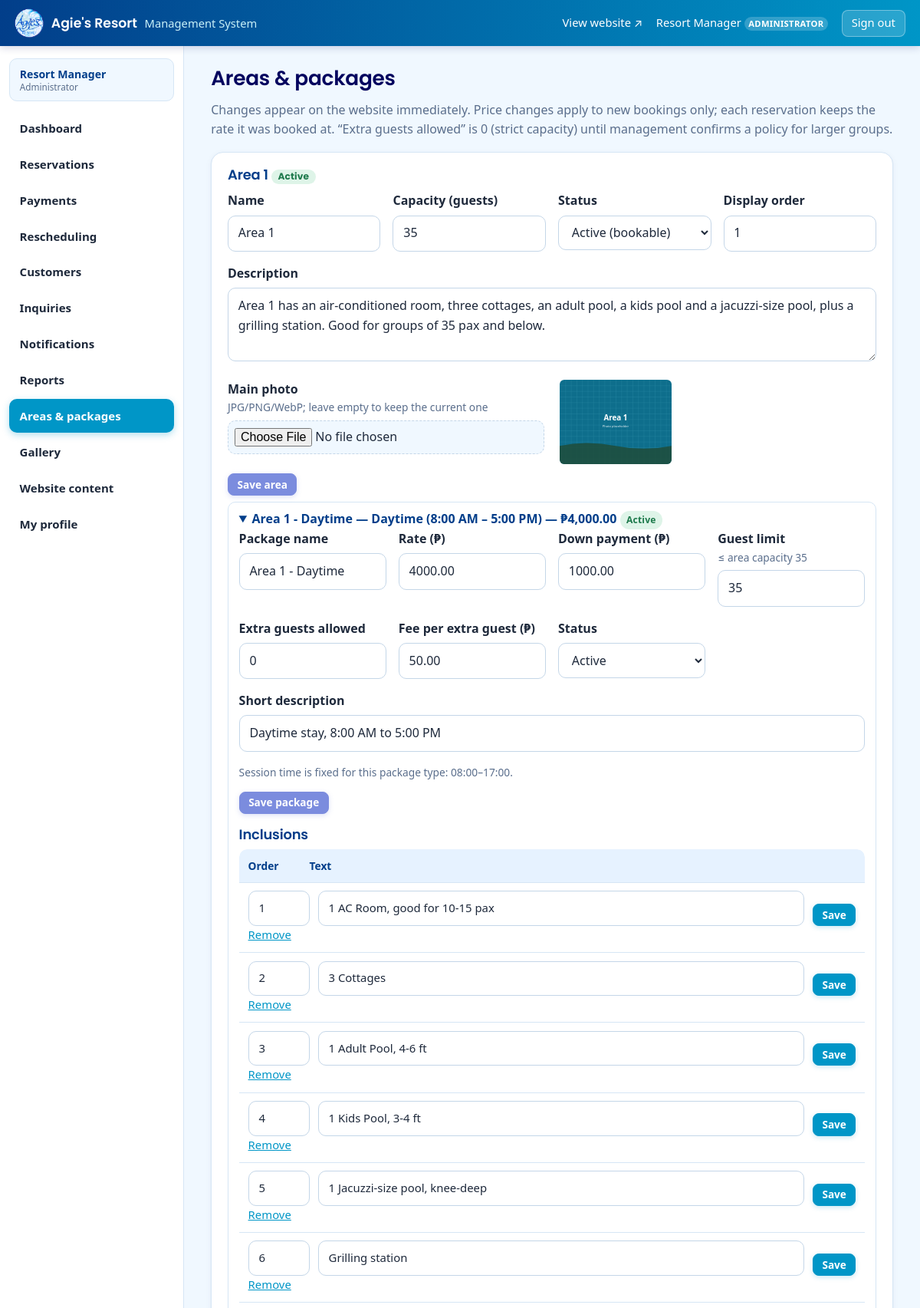
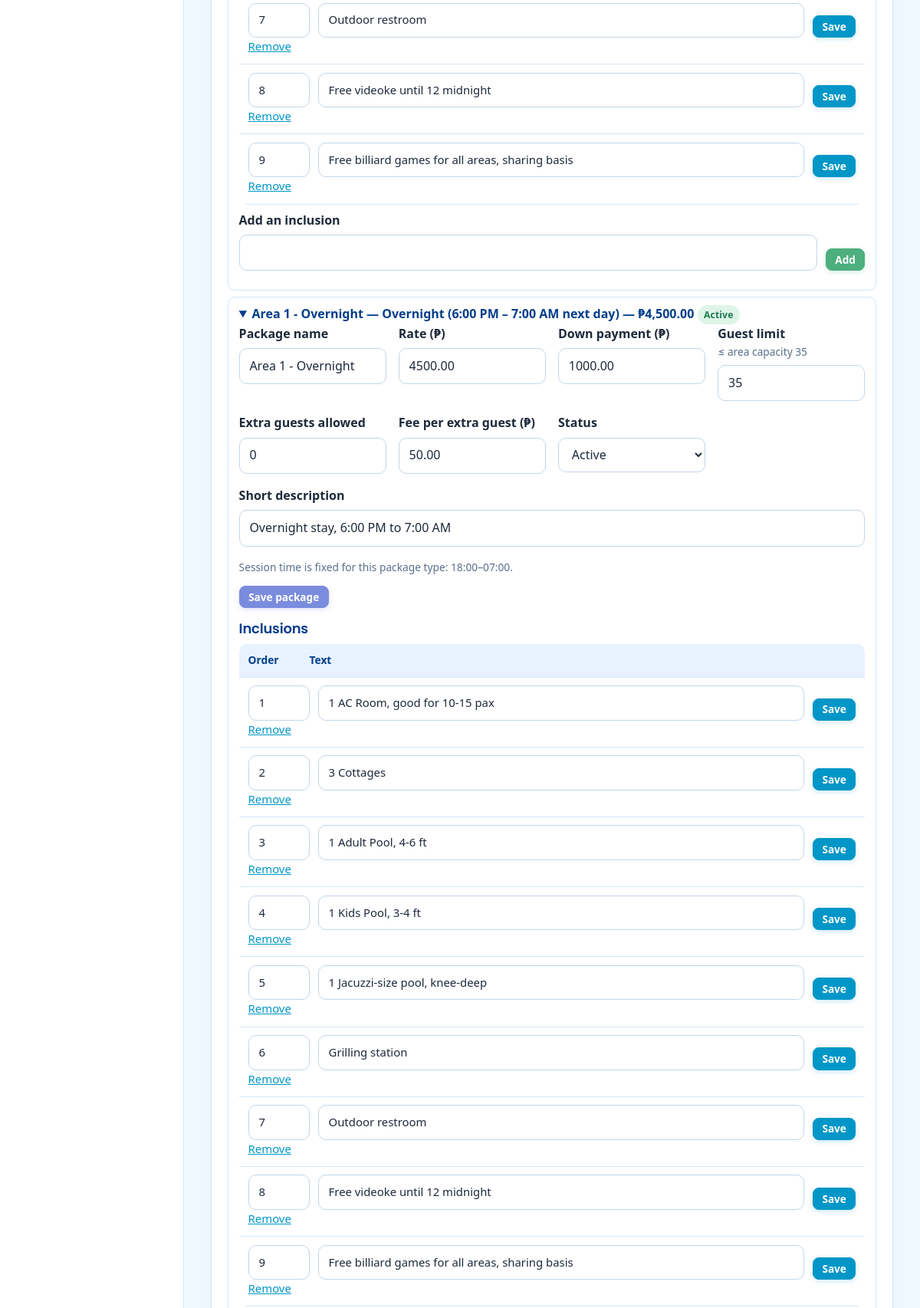
The page /admin/areas.php (signed in, upper part) on the database its author committed (2 pictures, top to bottom).
### tables this page shows
CREATE TABLE `resort_areas` (
  `area_id` int(10) UNSIGNED NOT NULL AUTO_INCREMENT,
  `area_code` varchar(20) NOT NULL,
  `area_name` varchar(80) NOT NULL,
  `description` text DEFAULT NULL,
  `capacity` smallint(5) UNSIGNED NOT NULL DEFAULT 30,
  `main_image` varchar(255) DEFAULT NULL,
  `status` enum('ACTIVE','INACTIVE') NOT NULL DEFAULT 'ACTIVE',
  `sort_order` smallint(6) NOT NULL DEFAULT 0,
  `created_at` timestamp NOT NULL DEFAULT current_timestamp(),
  `updated_at` timestamp NOT NULL DEFAULT current_timestamp() ON UPDATE current_timestamp(),
  PRIMARY KEY (`area_id`),
  UNIQUE KEY `uq_area_code` (`area_code`),
  UNIQUE KEY `uq_area_name` (`area_name`),
  CONSTRAINT `chk_area_capacity` CHECK (`capacity` > 0)
);

CREATE TABLE `packages` (
  `package_id` int(10) UNSIGNED NOT NULL AUTO_INCREMENT,
  `area_id` int(10) UNSIGNED NOT NULL,
  `package_name` varchar(120) NOT NULL,
  `booking_type` enum('DAYTIME','OVERNIGHT') NOT NULL,
  `rate` decimal(10,2) NOT NULL,
  `max_guests` smallint(5) UNSIGNED NOT NULL,
  `additional_guest_fee` decimal(10,2) NOT NULL DEFAULT 50.00,
  `max_extra_guests` smallint(5) UNSIGNED NOT NULL DEFAULT 0 COMMENT 'Extra guests allowed above max_guests (0 = strict capacity). Set only after management confirms.',
  `down_payment` decimal(10,2) NOT NULL DEFAULT 1000.00,
  `start_time` time NOT NULL,
  `end_time` time NOT NULL,
  `description` varchar(255) DEFAULT NULL,
  `image` varchar(255) DEFAULT NULL,
  `status` enum('ACTIVE','INACTIVE') NOT NULL DEFAULT 'ACTIVE',
  `sort_order` smallint(6) NOT NULL DEFAULT 0,
  `created_at` timestamp NOT NULL DEFAULT current_timestamp(),
  `updated_at` timestamp NOT NULL DEFAULT current_timestamp() ON UPDATE current_timestamp(),
  PRIMARY KEY (`package_id`),
  UNIQUE KEY `uq_pkg_area_type` (`area_id`,`booking_type`),
  KEY `idx_pkg_status` (`status`),
  CONSTRAINT `fk_pkg_area` FOREIGN KEY (`area_id`) REFERENCES `resort_areas` (`area_id`) ON DELETE RESTRICT,
  CONSTRAINT `chk_pkg_rate` CHECK (`rate` >= 0 AND `additional_guest_fee` >= 0 AND `down_payment` >= 0 AND `down_payment` <= `rate`),
  CONSTRAINT `chk_pkg_guests` CHECK (`max_guests` > 0)
);

CREATE TABLE `package_inclusions` (
  `inclusion_id` int(10) UNSIGNED NOT NULL AUTO_INCREMENT,
  `package_id` int(10) UNSIGNED NOT NULL,
  `inclusion_text` varchar(255) NOT NULL,
  `sort_order` smallint(6) NOT NULL DEFAULT 0,
  PRIMARY KEY (`inclusion_id`),
  KEY `idx_incl_package` (`package_id`,`sort_order`),
  CONSTRAINT `fk_incl_pkg` FOREIGN KEY (`package_id`) REFERENCES `packages` (`package_id`) ON DELETE CASCADE
);

### admin/areas.php (the view, shortened to what the rows shown need)
<?php
require __DIR__ . '/../app/bootstrap.php';
$me = require_perm('catalog.manage');
$areas = q_all('SELECT * FROM resort_areas ORDER BY sort_order, area_id');
$packages = ReservationService::packages(false);
$incl = [];
foreach (q_all('SELECT * FROM package_inclusions ORDER BY package_id, sort_order, inclusion_id') as $i) {
    $incl[$i['package_id']][] = $i;
}
$active = 'catalog';
require __DIR__ . '/../app/views/admin_header.php';
?>
<h1 id="top">Areas &amp; packages</h1>
<?php foreach ($areas as $a): $aid = (int) $a['area_id']; ?>
<section class="panel" id="area-<?= $aid ?>">
  <h2><?= e($a['area_name']) ?> <?= badge($a['status']) ?></h2>
  <form method="post" enctype="multipart/form-data">
    <div class="grid-3">
      <div class="field"><label for="an<?= $aid ?>">Name</label><input type="text" id="an<?= $aid ?>" name="area_name" maxlength="80" value="<?= e($a['area_name']) ?>" required></div>
      <div class="field"><label for="ac<?= $aid ?>">Capacity (guests)</label><input type="number" id="ac<?= $aid ?>" name="capacity" min="1" max="999" value="<?= (int) $a['capacity'] ?>" required></div>
      <div class="field"><label for="as<?= $aid ?>">Status</label><select id="as<?= $aid ?>" name="status"><option value="ACTIVE">Active (bookable)</option></select></div>
      <div class="field"><label for="ao<?= $aid ?>">Display order</label><input type="number" id="ao<?= $aid ?>" name="sort_order" min="0" max="999" value="<?= (int) $a['sort_order'] ?>"></div>
    </div>
    <div class="field"><label for="ad<?= $aid ?>">Description</label><textarea id="ad<?= $aid ?>" name="description" maxlength="2000"><?= e($a['description']) ?></textarea></div>
    <div class="grid-2">
      <div class="field"><label for="ai<?= $aid ?>">Main photo <span class="hint">JPG/PNG/WebP; leave empty to keep the current one</span></label><input type="file" id="ai<?= $aid ?>" name="main_image" accept="image/jpeg,image/png,image/webp" data-max-bytes="<?= upload_max_bytes() ?>" data-post-max="<?= post_max_bytes() ?>"></div>
      <img src="<?= e(img_url($a['main_image'], "assets/images/area$aid.svg")) ?>" alt="" style="max-height:110px;width:auto;border-radius:6px">
    </div>
    <button class="btn btn-edit btn-small" type="submit">Save area</button>
  </form>
  <?php foreach ($packages as $p): if ((int) $p['area_id'] !== $aid) continue; $pid = (int) $p['package_id']; ?>
  <details class="action" id="pkg-<?= $pid ?>" open>
    <summary><?= e($p['package_name']) ?> — <?= e(type_label($p['booking_type'])) ?> — <?= e(money($p['rate'])) ?> <?= badge($p['status']) ?></summary>
    <form method="post"><?= csrf_field() ?><input type="hidden" name="action" value="update_package"><input type="hidden" name="package_id" value="<?= $pid ?>"><input type="hidden" name="anchor" value="pkg-<?= $pid ?>">
      <div class="grid-3">
        <div class="field"><label for="pn<?= $pid ?>">Package name</label><input type="text" id="pn<?= $pid ?>" name="package_name" maxlength="120" value="<?= e($p['package_name']) ?>" required></div>
        <div class="field"><label for="pr<?= $pid ?>">Rate (₱)</label><input type="text" inputmode="decimal" id="pr<?= $pid ?>" name="rate" value="<?= e($p['rate']) ?>" required></div>
        <div class="field"><label for="pd<?= $pid ?>">Down payment (₱)</label><input type="text" inputmode="decimal" id="pd<?= $pid ?>" name="down_payment" value="<?= e($p['down_payment']) ?>" required></div>
        <div class="field"><label for="pg<?= $pid ?>">Guest limit <span class="hint">≤ area capacity <?= (int) $a['capacity'] ?></span></label><input type="number" id="pg<?= $pid ?>" name="max_guests" min="1" max="<?= (int) $a['capacity'] ?>" value="<?= (int) $p['max_guests'] ?>" required></div>
        <div class="field"><label for="px<?= $pid ?>">Extra guests allowed</label><input type="number" id="px<?= $pid ?>" name="max_extra_guests" min="0" max="200" value="<?= (int) $p['max_extra_guests'] ?>" required></div>
        <div class="field"><label for="pf<?= $pid ?>">Fee per extra guest (₱)</label><input type="text" inputmode="decimal" id="pf<?= $pid ?>" name="additional_guest_fee" value="<?= e($p['additional_guest_fee']) ?>" required></div>
        <div class="field"><label for="ps<?= $pid ?>">Status</label><select id="ps<?= $pid ?>" name="status"><option value="ACTIVE">Active</option></select></div>
      </div>
      <div class="field"><label for="pde<?= $pid ?>">Short description</label><input type="text" id="pde<?= $pid ?>" name="description" maxlength="255" value="<?= e($p['description']) ?>"></div>
      <p class="hint">Session time is fixed for this package type: <?= e(substr($p['start_time'], 0, 5)) ?>–<?= e(substr($p['end_time'], 0, 5)) ?>.</p>
      <button class="btn btn-edit btn-small" type="submit">Save package</button>
    </form>
    <h3 style="margin-top:1rem">Inclusions</h3>
    <div class="table-wrap"><table><thead><tr><th style="width:5rem">Order</th><th>Text</th><th></th></tr></thead><tbody>
    <?php foreach ($incl[$pid] ?? [] as $i): $iid = (int) $i['inclusion_id']; ?>
      <tr><td colspan="3">
        <form method="post" class="toolbar" style="margin:0">
          <div class="field" style="min-width:4rem;max-width:5rem"><label class="sr-only" for="io<?= $iid ?>">Order</label><input type="number" id="io<?= $iid ?>" name="sort_order" value="<?= (int) $i['sort_order'] ?>" min="0" max="999"></div>
          <div class="field grow"><label class="sr-only" for="it<?= $iid ?>">Inclusion</label><input type="text" id="it<?= $iid ?>" name="inclusion_text" maxlength="255" value="<?= e($i['inclusion_text']) ?>" required></div>
          <button class="btn btn-small" type="submit">Save</button>
        </form>
        <form method="post" class="inline" data-confirm="Remove this inclusion?"><button class="linklike" type="submit">Remove</button></form>
      </td></tr>
    <?php endforeach; ?>
    </tbody></table></div>
    <form method="post" class="toolbar" style="margin-top:.5rem">
      <div class="field grow"><label for="ni<?= $pid ?>">Add an inclusion</label><input type="text" id="ni<?= $pid ?>" name="inclusion_text" maxlength="255" required></div>
      <button class="btn btn-success btn-small" type="submit">Add</button></form>
  </details>
  <?php endforeach; ?>
</section>
<?php endforeach; ?>
<?php require __DIR__ . '/../app/views/admin_footer.php'; ?>

### app/views/admin_header.php (shortened to what the rows shown need)
<?php
$me = current_admin();
$unread = $me ? (int) q_val('SELECT COUNT(*) FROM notifications WHERE is_read = 0') : 0;
$pendingPay = $me ? (int) q_val("SELECT COUNT(*) FROM payments WHERE payment_status = 'PENDING VERIFICATION'") : 0;
$pendingRs = $me ? (int) q_val("SELECT COUNT(*) FROM rescheduling_requests WHERE approval_status = 'PENDING'") : 0;
$newInq = $me ? (int) q_val("SELECT COUNT(*) FROM inquiries WHERE status = 'NEW'") : 0;
$items = [
    ['dashboard', 'index.php', 'Dashboard', 'dashboard', 0],
    ['reservations', 'reservations.php', 'Reservations', 'reservations.view', 0],
    ['payments', 'payments.php', 'Payments', 'payments.view', $pendingPay],
    ['reschedules', 'reschedules.php', 'Rescheduling', 'reschedules.manage', $pendingRs],
    ['customers', 'customers.php', 'Customers', 'customers.view', 0],
    ['inquiries', 'inquiries.php', 'Inquiries', 'inquiries.manage', $newInq],
    ['notifications', 'notifications.php', 'Notifications', 'notifications.view', $unread],
    ['reports', 'reports.php', 'Reports', 'reports.view', 0],
    ['catalog', 'areas.php', 'Areas & packages', 'catalog.manage', 0],
    ['gallery', 'gallery.php', 'Gallery', 'gallery.manage', 0],
    ['content', 'content.php', 'Website content', 'content.manage', 0],
    ['accounts', 'accounts.php', 'Administrator accounts', 'accounts.manage', 0],
    ['profile', 'profile.php', 'My profile', 'profile.view', 0],
];
?><!doctype html>
<html lang="en">
<head>
<link rel="stylesheet" href="<?= e(asset('assets/css/app.css')) ?>">
</head>
<body class="admin">
<?php if ($me): ?>
<header class="admin-top">
  <a class="brand" href="<?= e(url($me['role'] === 'SUPER ADMIN' ? 'admin/accounts.php' : 'admin/')) ?>"><span class="brand-mark" aria-hidden="true"></span><?= e((string) setting('resort_name', "Agie's Resort")) ?> <span class="muted">Management System</span></a>
  <div class="top-right">
    <a href="<?= e(url('')) ?>" target="_blank" rel="noopener">View website ↗</a>
    <a href="<?= e(url('admin/profile.php')) ?>"><?= e($me['full_name']) ?> <span class="role"><?= e($me['role'] === 'ADMIN' ? 'ADMINISTRATOR' : $me['role']) ?></span></a>
    <form method="post" action="<?= e(url('admin/logout.php')) ?>" class="inline"><?= csrf_field() ?><button class="linklike signout" type="submit">Sign out</button></form>
  </div>
</header>
<div class="admin-shell">
<nav id="admin-nav" class="admin-nav" aria-label="Management">
  <div class="nav-who"><?= e($me['full_name']) ?><small><?= e($me['role'] === 'ADMIN' ? 'Administrator' : 'Super Admin') ?></small></div>
  <?php foreach ($items as [$key, $href, $label, $perm, $count]): if ($perm !== 'profile.view' && !can($perm)) continue; ?>
    <a href="<?= e(url('admin/' . $href)) ?>"<?= ($active ?? '') === $key ? ' aria-current="page"' : '' ?>><?= e($label) ?></a>
  <?php endforeach; ?>
</nav>
<main id="main" class="admin-main">
<?php else: ?>
<main id="main" class="admin-main solo">
<?php endif; ?>

### app/lib/helpers.php (shortened to what the rows shown need)
<?php
function e($v): string
{
    return htmlspecialchars((string) ($v ?? ''), ENT_QUOTES | ENT_SUBSTITUTE, 'UTF-8');
}
function url(string $path = ''): string
{
    return rtrim((string) config('base_url', ''), '/') . '/' . ltrim($path, '/');
}
function asset(string $path): string
{
    $f = APP_ROOT . '/' . ltrim($path, '/');
    return url($path) . (is_file($f) ? '?v=' . filemtime($f) : '');
}
function img_url(?string $path, string $fallback = 'assets/images/general.svg'): string
{
    $path = (string) $path;
    if ($path !== '' && !str_contains($path, '..') && preg_match('#^assets/[A-Za-z0-9_./-]+$#', $path) && is_file(APP_ROOT . '/' . $path)) {
        return url($path);
    }
    return url($fallback);
}
function money($n): string
{
    return '₱' . number_format((float) $n, 2);
}
function type_label(string $type): string
{
    return $type === 'OVERNIGHT' ? 'Overnight (6:00 PM – 7:00 AM next day)' : 'Daytime (8:00 AM – 5:00 PM)';
}
function badge(string $status): string
{
    $map = [
        'PENDING' => 'warn', 'PAYMENT PENDING' => 'info', 'CONFIRMED' => 'ok', 'COMPLETED' => 'done',
        'CANCELLED' => 'bad', 'DECLINED' => 'bad', 'EXPIRED' => 'muted',
        'UNPAID' => 'warn', 'PENDING VERIFICATION' => 'info', 'PARTIAL' => 'ok', 'PAID' => 'done',
        'VERIFIED' => 'ok', 'REJECTED' => 'bad', 'APPROVED' => 'ok',
        'ACTIVE' => 'ok', 'INACTIVE' => 'muted', 'NEW' => 'warn', 'READ' => 'info', 'REPLIED' => 'ok', 'ARCHIVED' => 'muted',
    ];
    $labels = ['PARTIAL' => 'Down payment verified', 'PAYMENT PENDING' => 'Payment submitted'];
    $cls = $map[$status] ?? 'muted';
    $text = $labels[$status] ?? ucwords(strtolower($status));
    return '<span class="badge badge-' . $cls . '">' . e($text) . '</span>';
}
function ini_bytes(string $key): int
{
    $v = trim((string) ini_get($key));
    $n = (int) $v;
    return match (strtolower(substr($v, -1))) {
        'g' => $n * 1073741824,
        'm' => $n * 1048576,
        'k' => $n * 1024,
        default => $n,
    };
}
function post_max_bytes(): int
{
    return ini_bytes('post_max_size');
}
function upload_max_bytes(): int
{
    $limits = array_filter([(int) config('upload_max_bytes', 10 * 1024 * 1024), ini_bytes('upload_max_filesize'), post_max_bytes()]);
    return $limits ? min($limits) : 10 * 1024 * 1024;
}
function setting(string $key, $default = null)
{
    static $cache = null;
    if ($cache === null) {
        $cache = [];
        foreach (q_all('SELECT setting_key, setting_value FROM system_settings') as $r) {
            $cache[$r['setting_key']] = $r['setting_value'];
        }
    }
    return $cache[$key] ?? $default;
}
function setting_int(string $key, int $default): int
{
    $v = setting($key);
    return ($v !== null && preg_match('/^\d+$/', (string) $v)) ? (int) $v : $default;
}

### rows shown on the page
resort_areas: area_name "Area 1", status "Active", capacity "35", status "Active (bookable)", sort_order "1", description "Area 1 has an air-conditioned room, three cottages, an adult pool, a kids pool and a jacuzzi-size pool, plus a grilling station. Good for groups of 35 pax and below.", main_image+area_id (picture)
packages: package_name "Area 1 - Daytime", booking_type "Daytime (8:00 AM – 5:00 PM)", rate "₱4,000.00", status "Active", rate "4000.00", down_payment "1000.00", area.capacity "35", max_guests "35", max_extra_guests "0", additional_guest_fee "50.00", description "Daytime stay, 8:00 AM to 5:00 PM", start_time "08:00", end_time "17:00"
package_inclusions: sort_order "1", inclusion_text "1 AC Room, good for 10-15 pax"
package_inclusions: sort_order "2", inclusion_text "3 Cottages"
package_inclusions: sort_order "3", inclusion_text "1 Adult Pool, 4-6 ft"
package_inclusions: sort_order "4", inclusion_text "1 Kids Pool, 3-4 ft"
package_inclusions: sort_order "5", inclusion_text "1 Jacuzzi-size pool, knee-deep"
package_inclusions: sort_order "6", inclusion_text "Grilling station"
package_inclusions: sort_order "7", inclusion_text "Outdoor restroom"
package_inclusions: sort_order "8", inclusion_text "Free videoke until 12 midnight"
package_inclusions: sort_order "9", inclusion_text "Free billiard games for all areas, sharing basis"
packages: package_name "Area 1 - Overnight", booking_type "Overnight (6:00 PM – 7:00 AM next day)", rate "₱4,500.00", status "Active", rate "4500.00", down_payment "1000.00", area.capacity "35", max_guests "35", max_extra_guests "0", additional_guest_fee "50.00", description "Overnight stay, 6:00 PM to 7:00 AM", start_time "18:00", end_time "07:00"
package_inclusions: sort_order "1", inclusion_text "1 AC Room, good for 10-15 pax"
package_inclusions: sort_order "2", inclusion_text "3 Cottages"
package_inclusions: sort_order "3", inclusion_text "1 Adult Pool, 4-6 ft"
package_inclusions: sort_order "4", inclusion_text "1 Kids Pool, 3-4 ft"
package_inclusions: sort_order "5", inclusion_text "1 Jacuzzi-size pool, knee-deep"
package_inclusions: sort_order "6", inclusion_text "Grilling station"
package_inclusions: sort_order "7", inclusion_text "Outdoor restroom"
package_inclusions: sort_order "8", inclusion_text "Free videoke until 12 midnight"
package_inclusions: sort_order "9", inclusion_text "Free billiard games for all areas, sharing basis"

### other values the page prints
setting('resort_name', "Agie's Resort") "Agie's Resort"
$me['full_name'] "Resort Manager"
$me['role'] === 'ADMIN' ? 'ADMINISTRATOR' : $me['role'] "ADMINISTRATOR"
$me['role'] === 'ADMIN' ? 'Administrator' : 'Super Admin' "Administrator"
$label "Dashboard"
$label "Reservations"
$label "Payments"
$label "Rescheduling"
$label "Customers"
$label "Inquiries"
$label "Notifications"
$label "Reports"
$label "Areas & packages"
$label "Gallery"
$label "Website content"
